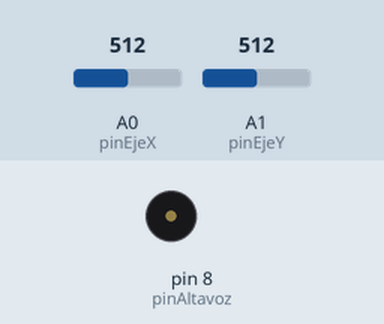
Simulated run of this sketch. Board: Arduino Uno, built with avr-gcc and run on an emulated ATmega328P. Shown: buzzer (waves = sounding). The inputs (shaded band) are chosen by the test bench; at power-on: A1 (pinEjeY) = 512, A0 (pinEjeX) = 512.

Above: at 1.2 s.
1.3 s: A1 (pinEjeY) set to 229
2.8 s: A1 (pinEjeY) set to 205
At 3.9 s:
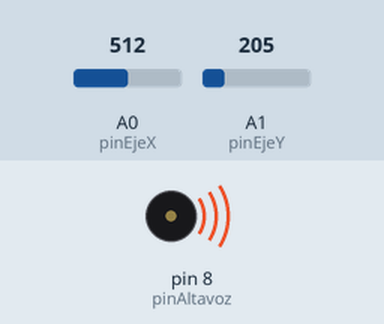
4.3 s: A1 (pinEjeY) set to 233
At 5.0 s:
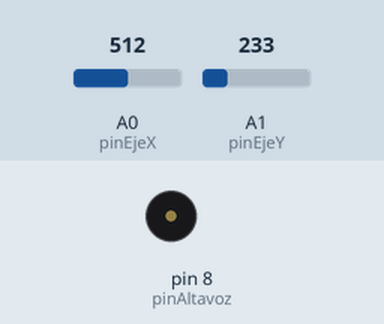
5.8 s: A1 (pinEjeY) set to 213
At 6.2 s:
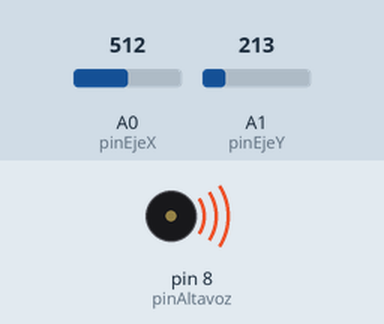
Timing chart, 0 to 8.3 s (numbered marks = the images above; inputs shaded):
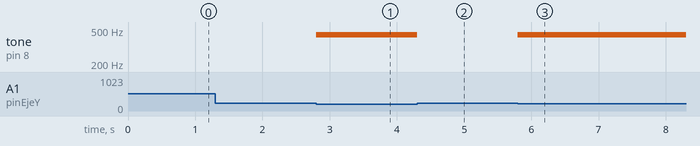

The sketch:

Joystikvariacion_altavoz.ino
```cpp
//*  Documentación del programa
//*  Autore: Alba
//*  Fecha: 2/3/2021
//*  Código referencia: (url)
//*  Descripción del programa:
// Hardware necesario:


//Definiciones de constantes de pines
const int pinBoton = 3;
const int pinEjeY = A1;
const int pinEjeX = A0;

const int pinAltavoz = 8;
const int pinLed = 9;

int valorEjeX = 0;
int valorEjeY = 0;
// nota
int frecuenciaNota = 440;
int duracionSonido = 250;

void setup() {
//inicializaciones
  pinMode(pinBoton, INPUT);
  digitalWrite(pinBoton, HIGH);
  Serial.begin(9600);

}

void loop() {
 valorEjeX = analogRead(pinEjeX);
 //>800, >1000, <800, >1023
  if (valorEjeX <100 && valorEjeX <200){
    digitalWrite(pinLed, HIGH);
  }
else{
  digitalWrite(pinLed, LOW);
}
valorEjeY = analogRead(pinEjeY);
if (valorEjeY < 223)
{
  tone(pinAltavoz,frecuenciaNota, duracionSonido);
  // tone(8, 440, 250)
}
else{
  noTone(pinAltavoz);
}
}
```

Measured:
- the behaviour switches between 223 and 222 on A1 (pinEjeY) (found by bisection; images 0 and 1)
- after the input at 1.3 s, every drawn part: stays the same
- after the input at 2.8 s, tone on pin 8 (pinAltavoz): silent → 440 Hz at once
- after the input at 4.3 s, tone on pin 8 (pinAltavoz): 440 Hz → silent at once
- after the input at 5.8 s, tone on pin 8 (pinAltavoz): silent → 440 Hz at once
